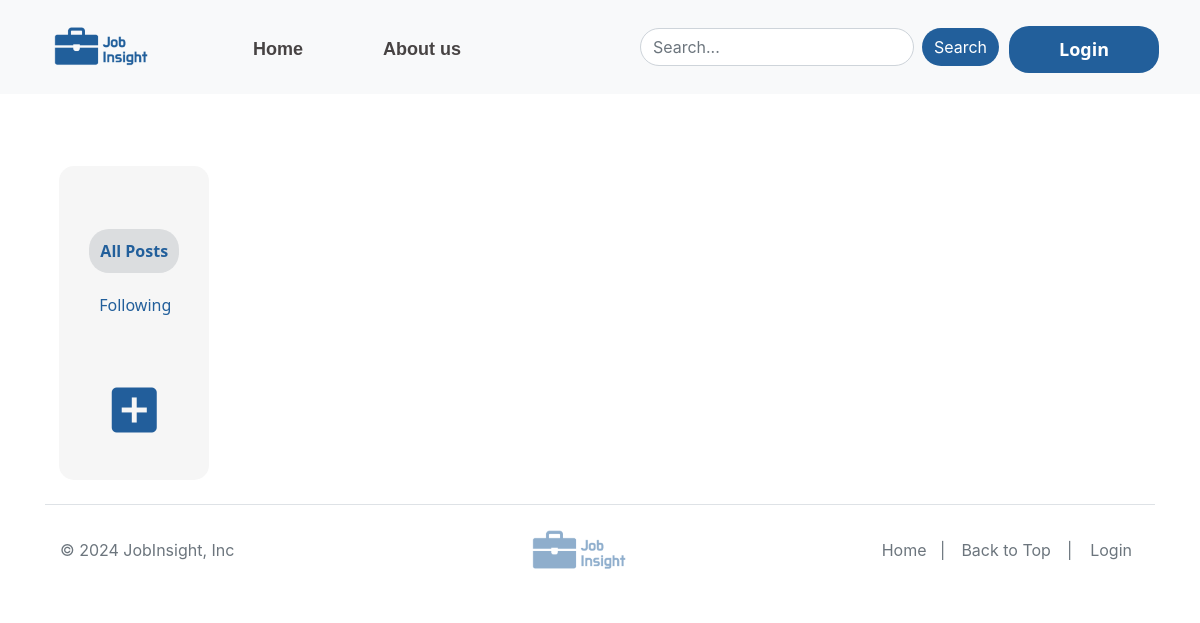
The app's page /home, older data.
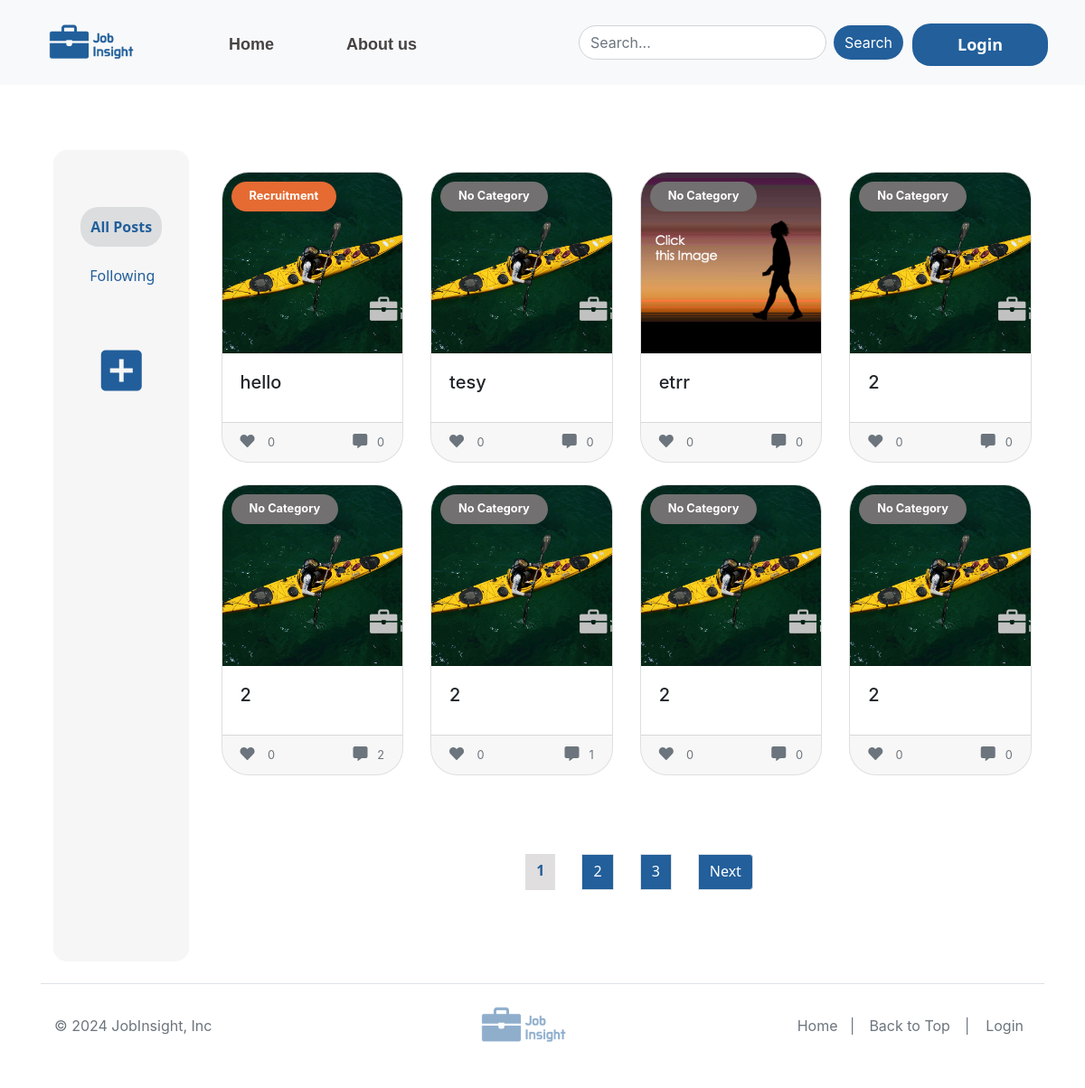
The same page, newer data.
### app/models.py (models this page shows, shortened)
class Post(db.Model):
    __tablename__ = 'post'
    id = db.Column(db.Integer, primary_key=True)
    title = db.Column(db.String(100), nullable=False)
    description = db.Column(db.String(200))
    img = db.Column(db.String(200))
    author_id = db.Column(db.Integer, db.ForeignKey('user.id'))  #Foreign key association for the author, used to output the author's name in connection with the user database.
    created_at = db.Column(db.DateTime, default=datetime.utcnow)
    category_id = db.Column(db.Integer, db.ForeignKey('category.id')) #Foreign key association of the category, used to output the name of the category by connecting to the category database
    likes = db.Column(db.Integer, default=0) #The default number of likes per post is 0.
    author = db.relationship('User', backref=db.backref('posts', lazy=True))
    comments = db.relationship('Comment', back_populates='post', lazy='dynamic')
    liked_by_users = db.relationship('User', secondary=user_likes, backref=db.backref('liked_posts', lazy='dynamic'))
    category = db.relationship('Category', backref=db.backref('posts', lazy=True))

class Category(db.Model): #Stores the category name, which is used to output the category. Because there is no way to enter data into this database, it needs to be manually entered into the database as 1 Interview, 2 Recruitment, 3 Seeking, and 4 Experience.
    __tablename__ = 'category'
    id = db.Column(db.Integer, primary_key=True)
    name = db.Column(db.String(80), unique=True, nullable=False)

### app/routes.py (the view)
@main.route('/')
@main.route('/home')
def home():
    filter_type = request.args.get('filter', 'all')
    page = request.args.get('page', 1, type=int)
    per_page = 8
    if filter_type == 'following' and current_user.is_authenticated:
        followed_ids = [followed.followed_id for followed in current_user.following]
        posts_query = Post.query.filter(Post.author_id.in_(followed_ids))
    else:
        posts_query = Post.query
    posts_pagination = posts_query.order_by(Post.created_at.desc()).paginate(page=page, per_page=per_page, error_out=False)
    posts = posts_pagination.items
    total_posts = posts_query.count()
    total_pages = posts_pagination.pages
    user_profile = UserDetails.query.filter_by(id=current_user.id).first() if current_user.is_authenticated else None
    return render_template(
        'home.html',
        posts=posts,
        filter=filter_type,
        page=page,
        total_pages=total_pages,
        user_profile=user_profile,
        title='Home'
    )

### app/templates/home.html (shortened to what this page needs)
{% extends "base.html" %}
{% block content %}
<div class="container-fluid">
    <div class="row" style="width: 95%;margin: auto;">
        <div class="col-xs-12 col-sm-12 col-md-12 col-lg-2">
            <div class="homesidebar">
                <br>
                <br>
                <a href="{{ url_for('main.home', filter='all') }}" class=" top2 {{'active' if filter == 'all' else '' }}">All Posts</a>
                <a href="{{ url_for('main.home', filter='following') }}" class=" requires-auth top2  {{'active' if filter == 'following' else '' }}">Following</a>
                <br><br>
                <a href="{{ url_for('main.upload_product') }}" class="requires-auth add-post-btn" data-bs-toggle="tooltip" data-bs-placement="bottom" title="Add New Post" id="addPostButton">
                    <i class="material-icons add-icon" style="font-size:60px">add_box</i>
                </a>
                <br>
            </div>
        </div>
        <br>
        <div class="col-xs-12 col-sm-12 col-md-12 col-lg-10" >
            <br>
            <div class="row row-cols-1 row-cols-sm-2 row-cols-lg-4 g-4">
                {% for post in posts %}
                <div class="col">
                    <a href="{{ url_for('main.show_post', post_id=post.id) }}" class="post-card-link">
                        <div class="card h-100 post-card">
                            {% if post.img %}
                            {% if post.category %}
                            {% set category_class = 'badge rounded-pill category-' + post.category.name %}
                            <div class="{{ category_class }}" style="position: absolute; top: 10px; left: 10px; z-index: 10;">
                                {{ post.category.name }}
                            </div>
                            {% else %}
                            <div class="badge rounded-pill category-none" style="position: absolute; top: 10px; left: 10px; z-index: 10;">
                                No Category
                            </div>
                            {% endif %}
                            <img src="{{ url_for('static', filename='post_image/' + post.img) }}" class="card-img-top" alt="{{ post.title }}" style="height: 200px; object-fit: cover;">
                            {% else %}
                            <img src="{{ url_for('static', filename='post_image/default.jpg') }}" class="card-img-top" alt="Default Image" style="height: 200px; object-fit: cover;">
                            {% endif %}
                            <div class="card-body">
                                <h5 class="card-title">{{ post.title }}</h5>
                            </div>
                            <div class="card-footer d-flex justify-content-between">
                                <small class="text-muted"><i class='fas fa-heart' style='font-size:16px'></i> &nbsp;&nbsp; {{ post.likes }}</small>
                                <small class="text-muted"><i class='fas fa-comment-alt' style='font-size:16px'></i> &nbsp;&nbsp;{{ post.comments.count() }}</small>
                            </div>
                        </div>
                    </a>
                </div>
                {% endfor %}
            </div >
                <br>
                <br>
                <br>
                <nav aria-label="Page navigation">
                    <ul class="pagination justify-content-center">
                        {% for num in range(1, total_pages + 1) %}
                            {% if num == page %}
                            <li class="page-item active "><span class="page-link">{{ num }}</span></li>
                            {% else %}
                            <li class="page-item"><a class="page-link " href="{{ url_for('main.home', page=num, filter=filter) }}">{{ num }}</a></li>
                            {% endif %}
                        {% endfor %}
                        {% if page  < total_pages %}
                        <li class="page-item"><a class="page-link " href="{{ url_for('main.home', page=page + 1, filter=filter) }}">Next</a></li>
                        {% else %}
                        <li class="page-item disabled"><span class="page-link ">Next</span></li>
                        {% endif %}
                    </ul>
                </nav>
            <br>
            <br>
        </div>
    </div>
</div>
{% endblock %}

### app/templates/base.html (shortened to what this page needs)
<!DOCTYPE html>
<html lang="en-AU">
    <head>
        <link href="https://cdn.jsdelivr.net/npm/bootstrap@5.3.3/dist/css/bootstrap.min.css" rel="stylesheet">
        <link rel="stylesheet" href="{{url_for ('static', filename= 'styles.css')}}">
        <link rel="stylesheet" href="https://cdnjs.cloudflare.com/ajax/libs/font-awesome/5.15.4/css/all.min.css">
        <link rel="stylesheet" href="https://stackpath.bootstrapcdn.com/bootstrap/4.5.2/css/bootstrap.min.css">
    </head>
    <body data-user-authenticated="{{ 'true' if current_user.is_authenticated else 'false' }}">
        <nav class="navbar navbar-expand-lg navbar-dark bg-light">
            <div class="container-fluid">
                <a class="nav-link nav-logo" href="{{ url_for('main.home') }}" >
                    <img src="{{ url_for('static', filename='img/fulllogo.png') }}" alt="Logo" style="width: 150px;" class="rounded-pill">
                </a>
                <div class="collapse navbar-collapse" id="mynavbar">
                    <ul class="navbar-nav me-auto">
                        <li class="nav-item">
                            <a class="nav-link" href="{{ url_for('main.home') }}">Home</a>
                        </li>
                        <li class="nav-item">
                            <a class="nav-link" href="{{ url_for('main.aboutus') }}">About us</a>
                        </li>
                    </ul>
                    <form action="{{ url_for('main.search') }}" method="get" class="d-flex search-form nav-item">
                        <input name="query" class="form-control me-2 rounded-pill nav-item" type="text" placeholder="Search...">
                        <button class="btn btn-primary rounded-pill" type="submit">Search</button>
                    </form>
                    {% if current_user.is_authenticated %}
                    <ul class="navbar-nav d-flex ">
                        <li class="nav-item dropdown">
                            <a class="nav-link dropdown-toggle" href="#" id="navbarDropdown" role="button" data-bs-toggle="dropdown" aria-expanded="false">
                                <img src="{{ url_for('static', filename='user_icon/uploads/' + user_profile.img) if user_profile.img else url_for('static', filename='user_icon/default_user_icon.jpg') }}"
                            alt="User Icon" class="profile-img rounded-circle"
                            style="width: 50px; height: auto;">
                            </a>
                            <ul class="dropdown-menu dropdown-menu-end" aria-labelledby="navbarDropdown">
                                <li class="text-center mt-2"><span class="dropdown-name ">Hi, {{ current_user.details.name if current_user.details and current_user.details.name else current_user.username }}</span></li>
                                <li><a class="dropdown-item" href="{{ url_for('main.channel', user_id=current_user.id) }}">My Channel</a></li>
                                <li><a class="dropdown-item" href="{{ url_for('main.profile') }}">Edit Profile</a></li>
                                <li><a class="dropdown-item" href="{{ url_for('main.logout') }}">Logout</a></li>
                            </ul>
                        </li>
                    </ul>
                    {% else %}
                    <ul class="navbar-nav d-flex align-items-cente">
                        <li class="nav-item">
                            <a class="nav-link btn login" href="{{ url_for('main.login') }}">Login</a>
                        </li>
                    </ul>
                    {% endif %}
                </div>
            </div>
        </nav>
        <br>
        {% with messages = get_flashed_messages() %}
        <br> <br>
        {% endwith %}
        {% block content %}{% endblock %}
        <footer>
            <div class="container nav-footer">
                <div class="d-flex flex-wrap justify-content-between align-items-center py-3 my-4 border-top">
                    <p class="col-md-4 mb-0 text-muted">© 2024 JobInsight, Inc</p>
                    <a href="/" class="col-md-4 d-flex align-items-center justify-content-center mb-3 mb-md-0 me-md-auto link-dark text-decoration-none nav-logo">
                        <img src="{{ url_for('static', filename='img/fulllogo.png') }}" alt="Logo" style="width: 150px;opacity: 0.5; ;" class="rounded-pill">
                    </a>
                    <ul class="nav col-md-4 justify-content-end">
                        <li class="nav-item">
                            <a href="{{ url_for('main.home') }}"  class="nav-link px-2 text-muted">Home &nbsp; | </a>
                        </li>
                        <li class="nav-item">
                            <a href="#top" class="nav-link px-2 text-muted"> Back to Top </a>
                        </li>
                        <li class="nav-item">
                            {% if current_user.is_authenticated %}
                            <a class="nav-link px-2 text-muted" href="{{ url_for('main.logout') }}"> | &nbsp; &nbsp;Logout</a>
                            {% else %}
                            <a class="nav-link px-2 text-muted" href="{{ url_for('main.login') }}"> | &nbsp; &nbsp;Login</a>
                            {% endif %}
                        </li>
                    </ul>
                </div>
            </div>
        </footer>
    </body>
</html>

### app/static/styles.css (style rules this page uses)
.navbar .nav-logo img { transition: all 0.3s ease; }
.navbar .navbar-nav .nav-link { color: rgb(71, 67, 67) !important; font-family:Arial, Helvetica, sans-serif; font-size: 18px !important; font-weight: 900 !important; padding: 10px 30px !important; border-radius: 10px !important; margin-top: 4px !important; transition: all 0.3S; }
.navbar .search-form { margin-top: 20px; margin-bottom: 20px; }
.navbar .btn { background-color: rgb(34, 95, 155); border: none; transition: all 0.3s; }
.navbar .navbar-nav .login { color: white !important; border-radius: 20px !important; border: none; font-family:'Segoe UI', Tahoma, Geneva, Verdana, sans-serif; font-weight: bolder !important; text-align: center; width: 150px; transition: all 0.4s ease !important; outline: none; }
.navbar .navbar-nav .nav-item { margin-right: 10px !important; margin-left: 10px; border-right: 70px !important; }
.nav-footer .nav-logo img { transition: all 0.3s ease; }
.homesidebar { display: flex; flex-direction: column; padding: 10px; border-radius: 15px; background-color:rgb(246, 246, 246); height: 100%; text-align: center; margin-right: 20px; min-width: 150px; }
.homesidebar .top2 { font-family:'Segoe UI', Tahoma, Geneva, Verdana, sans-serif; text-decoration: none; color: rgb(34, 95, 155); padding: 10px; border-radius: 20px; justify-content: center; transition: all 0.4s ease; margin: 5px 20px; display: inline-block; transition: all 0.4s ease; }
.add-post-btn { display: inline-block; position: relative; color: rgb(34, 94, 155); text-align: center; transition: transform 0.4s; z-index: 10; }
.homesidebar .active { background-color: rgb(219, 221, 223); color: rgb(34, 95, 155); border-radius: 20px; font-weight: bold; }
.badge { color: white; padding: 10px 20px !important; font-size: 0.8em !important; font-weight: bold !important; }
.post-card { border-radius: 30px !important; transition: all 0.2s ease; overflow: hidden; }
.post-card-link { text-decoration: none; transition: all 0.15s ease; }
.pagination .page-link { font-family:'Segoe UI', Tahoma, Geneva, Verdana, sans-serif; color: white !important; background-color:rgb(34, 95, 155) !important; height: 40px; transition: all 0.3s ease; }
.pagination .page-item { margin: 15px; }
.pagination .page-item.active .page-link { background-color: rgb(224, 222, 222)!important; border: transparent !important; color: rgb(34, 95, 155) !important; font-weight: bolder; }
.category-Recruitment { background-color: rgb(229, 107, 51) }
.category-none { background-color: rgb(114, 112, 112); }

Row changes from the older to the newer data that the page shows:
added Post: category.name "Recruitment", img (placeholder picture), title "hello", likes "0", comments.count "0"
added Post: shows "No Category", img (placeholder picture), title "tesy", likes "0", comments.count "0"
added Post: shows "No Category", img (picture), title "etrr", likes "0", comments.count "0"
added Post: shows "No Category", img (placeholder picture), title "2", likes "0", comments.count "0"
added Post: shows "No Category", img (placeholder picture), title "2", likes "0", comments.count "2"
added Post: shows "No Category", img (placeholder picture), title "2", likes "0", comments.count "1"
added Post: shows "No Category", img (placeholder picture), title "2", likes "0", comments.count "0"
added Post: shows "No Category", img (placeholder picture), title "2", likes "0", comments.count "0"
Text that changed along with them:
new list line: "1"
new list line: "2"
new list line: "3"
text now shown: "Next"
